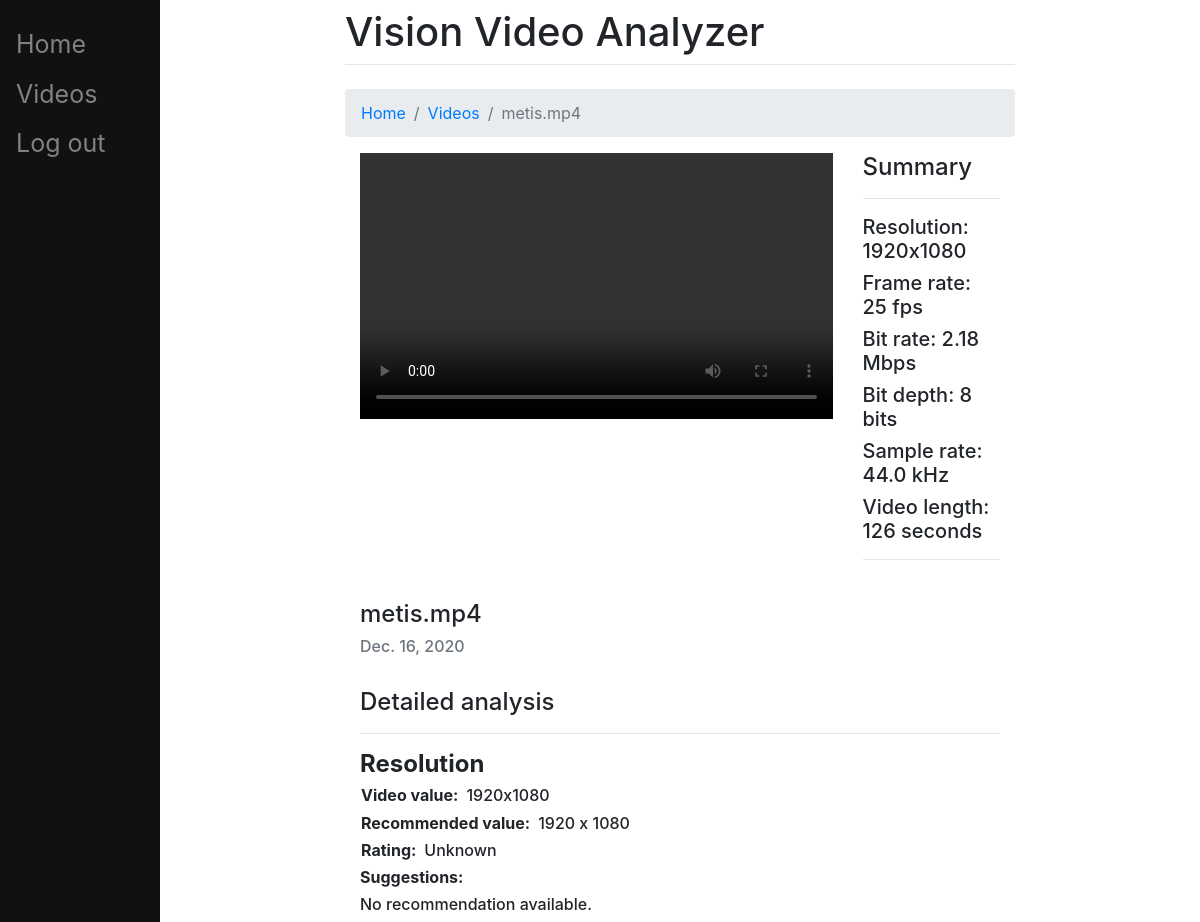
Page /videos/198/ (signed in) on the committed database.
### main/models.py (models this page shows, shortened)
class Video(models.Model):
    name = models.CharField(max_length=255)
    video = models.FileField(storage=fs)
    uploader = ForeignKey(User,
                          null=False,
                          blank=False,
                          on_delete=models.CASCADE)
    thumbnail = models.FileField(storage=thumbnails, null=True)
    date_uploaded = models.DateField(auto_now=True)
    resolution = models.CharField(max_length=64,
                                  blank=True,
                                  null=True,
                                  default="Unknown")
    resolution_rating = models.CharField(max_length=64,
                                         blank=True,
                                         null=True,
                                         default="Unknown")
    resolution_recommendation = models.TextField(
        blank=True, null=True, default="No recommendation available.")
    frame_rate = models.CharField(max_length=64,
                                  blank=True,
                                  null=True,
                                  default="Unknown")
    frame_rate_rating = models.CharField(max_length=64,
                                         blank=True,
                                         null=True,
                                         default="Unknown")
    frame_rate_recommendation = models.TextField(
        blank=True, null=True, default="No recommendation available.")
    bit_rate = models.CharField(max_length=64,
                                blank=True,
                                null=True,
                                default="Unknown")
    bit_rate_rating = models.CharField(max_length=64,
                                       blank=True,
                                       null=True,
                                       default="Unknown")
    bit_rate_recommendation = models.TextField(
        blank=True, null=True, default="No recommendation available.")
    bit_depth = models.CharField(max_length=64,
                                 blank=True,
                                 null=True,
                                 default="Unknown")
    bit_depth_rating = models.CharField(max_length=64,
                                        blank=True,
                                        null=True,
                                        default="Unknown")
    bit_depth_recommendation = models.TextField(
        blank=True, null=True, default="No recommendation available.")
    sample_rate = models.CharField(max_length=64,
                                   blank=True,
                                   null=True,
                                   default="Unknown")
    sample_rate_rating = models.CharField(max_length=64,
                                          blank=True,
                                          null=True,
                                          default="Unknown")
    sample_rate_recommendation = models.TextField(
        blank=True, null=True, default="No recommendation available.")
    video_length = models.CharField(max_length=64,
                                    blank=True,
                                    null=True,
                                    default="Unknown")
    video_length_rating = models.CharField(max_length=64,
                                           blank=True,
                                           null=True,
                                           default="Unknown")
    video_length_recommendation = models.TextField(
        blank=True, null=True, default="No recommendation available.")
    def __str__(self):
        return '%s' % (self.name)

### main/views.py (the view)
# urls.py: path("videos/<int:id>/", views.video, name="video"),
def video(response, id):
    vid = Video.objects.filter(id=id).first()
    shots = True if os.path.isdir('./media/shots/' +
                                  str(vid)) == True else False
    context = {"video": vid, "shots": shots}
    return render(response, "main/video.html", context)

### main/templates/main/video.html (shortened to what this page needs)
{% extends 'main/base.html' %}
{% block content %}
<nav aria-label="breadcrumb">
  <ol class="breadcrumb">
    <li class="breadcrumb-item"><a href="/">Home</a></li>
    <li class="breadcrumb-item" aria-current="page"><a href="/videos">Videos</a></li>
    <li class="breadcrumb-item active" aria-current="page">{{ video }}</li>
  </ol>
</nav>
{% if user.is_authenticated %}
{% if video %}
<div class="container no-gutters">
  <div class="row justify-content-between">
    <div class="col-9">
      <div class="embed-responsive embed-responsive-16by9">
        <video width="320" height="240" controls>
          <source src="{{MEDIA_URL}}/media/videos/{{video}}">
        </video>
      </div>
    </div>
    <div class="col-3">
      <h4>Summary</h4>
      <hr/>
      <h5>Resolution: {{video.resolution}}</h5>
      <h5>Frame rate: {{video.frame_rate}} fps</h5>
      <h5>Bit rate: {{video.bit_rate}}</h5>
      <h5>Bit depth: {{video.bit_depth}}</h5>
      <h5>Sample rate: {{video.sample_rate}}</h5>
      <h5>Video length: {{video.video_length}}</h5>
      <hr/>
    </div>
  </div>
    <div class="row mt-4">
      <div class="col">
        <h4>{{ video }}</h4>
        <h6 style="color: #6C757D">{{video.date_uploaded}}</h6>
      </div>
    </div>
    <div class="row mt-4">
      <div class="col">
        <h4>Detailed analysis</h4>
        <hr/>
      </div>
    </div>
    <div class="row">
      <div class="col">
        <h4><strong>Resolution</strong></h4>
        <div class="row px-3">
          <h6 class="pr-2"><strong>Video value: </strong></h6>
          <h6>{{video.resolution}}</h6>
        </div>
        <div class="row px-3">
          <h6 class="pr-2"><strong>Recommended value: </strong></h6>
          <h6>1920 x 1080</h6>
        </div>
        <div class="row px-3">
          <h6 class="pr-2"><strong>Rating: </strong></h6>
          <h6>{{video.resolution_rating}}</h6>
        </div>
        <div class="row">
          <div class="col">
            <h6 class="pr-2"><strong>Suggestions: </strong></h6>
            <h6>{{video.resolution_recommendation}}</h6>
          </div>
        </div>
      </div>
    </div>
  </div>
</div>
    {% else %}
    <br>
    <div class="alert alert-warning" role="alert">
        No video available. Please upload a video <a href="/">here</a>.
    </div>
{% endif%}
{% endif%}
{% endblock %}

### main/templates/main/base.html (shortened to what this page needs)
{% load static %}
<!doctype html>
<html>
<head>
	<link rel="stylesheet" href="https://stackpath.bootstrapcdn.com/bootstrap/4.3.1/css/bootstrap.min.css">
</head>
<body>
	<div class="sidenav">
		<a href="/">Home</a>
		{% if user.is_authenticated %}<a href="/videos">Videos</a>{% endif %}
        {% if user.is_authenticated %}<a href="/logout">Log out</a>{% endif %}
	</div>
	<div id="content" name="content" class="main">
		<div class="row justify-content-center">
			<div class="col-8">
				<h1 class="mt-2">Vision Video Analyzer</h1>
				<hr class="mt-0 mb-4">
				{% block content %}
				{% endblock %}
			</div>
		</div>
</body>
</html>

### main/templates/main/base.html (style rules this page uses)
.sidenav { height:100%; width:160px; position: fixed; z-index:1; top:0; left:0; background-color:#111; overflow-x: :hidden; padding-top:20px; }
.sidenav a { padding:6px 8px 6px 16px; text-decoration: none; font-size:25px; color: #818181; display:block; }
.main { margin-left:160px; padding: 0px 10px; }

### rows in the picture
Video: name "metis.mp4", resolution "1920x1080", frame_rate "25", bit_rate "2.18 Mbps", bit_depth "8 bits", sample_rate "44.0 kHz", video_length "126 seconds", date_uploaded "Dec. 16, 2020", resolution_rating "Unknown", resolution_recommendation "No recommendation available."
